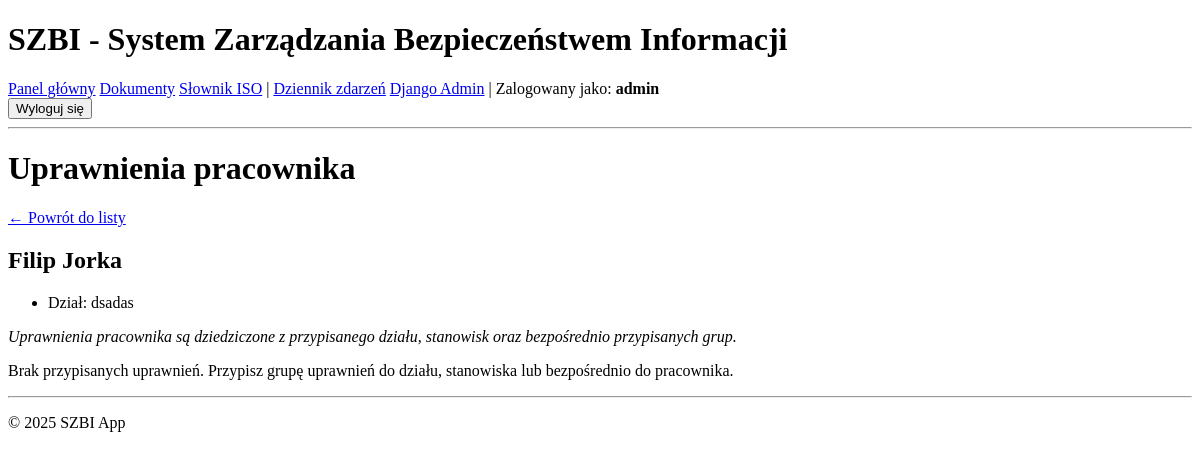
/pracownicy/1/uprawnienia/ (signed in), run on an earlier commit of the app's database.
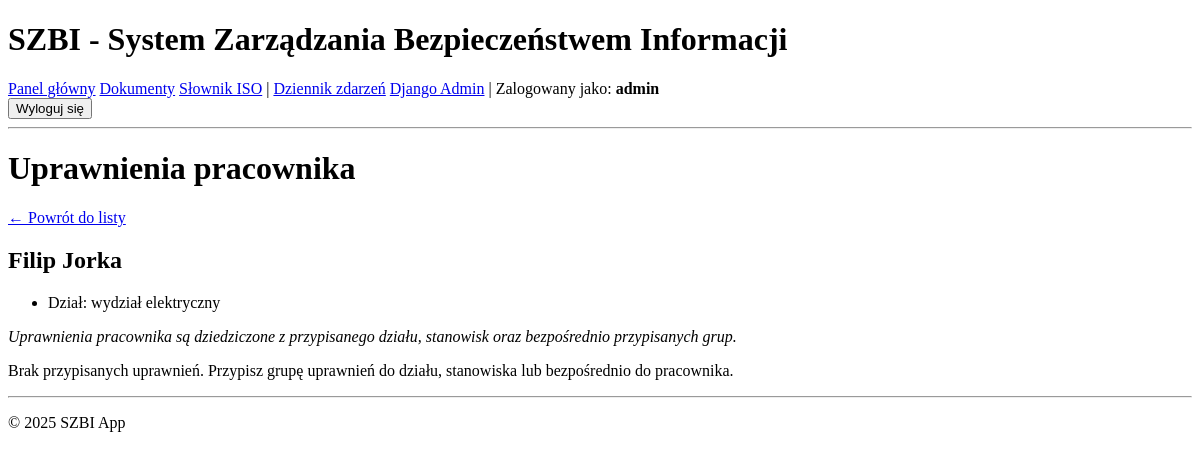
And on a later commit of the database.
### core/models.py (models this page shows, shortened)
class Employee(models.Model):
    user = models.OneToOneField(
        User,
        on_delete=models.CASCADE,
        related_name='employee',
        verbose_name="Konto użytkownika"
    )
    organization = models.ForeignKey(
        Organization,
        on_delete=models.CASCADE,
        related_name='employees',
        verbose_name="Organizacja"
    )
    department = models.ForeignKey(
        Department,
        on_delete=models.SET_NULL,
        null=True,
        blank=True,
        related_name='employees',
        verbose_name="Dział"
    )
    positions = models.ManyToManyField(
        Position,
        blank=True,
        related_name='employees',
        verbose_name="Stanowiska"
    )
    first_name = models.CharField(max_length=100, verbose_name="Imię")
    last_name = models.CharField(max_length=100, verbose_name="Nazwisko")
    hire_date = models.DateField(verbose_name="Data zatrudnienia", null=True, blank=True)
    is_active = models.BooleanField(default=True, verbose_name="Aktywny")
    created_at = models.DateTimeField(auto_now_add=True, verbose_name="Data utworzenia")
    updated_at = models.DateTimeField(auto_now=True, verbose_name="Data modyfikacji")
    class Meta:
        verbose_name = "Pracownik"
        verbose_name_plural = "Pracownicy"
        ordering = ['last_name', 'first_name']
    def get_full_name(self):
        return f"{self.first_name} {self.last_name}"
    def get_permissions(self):
        permissions = set()
        for position in self.positions.all():
            for pa in position.permission_assignments.all():
                for perm in pa.permission_group.permissions.all():
                    permissions.add(perm)
        if self.department:
            for da in self.department.permission_assignments.all():
                for perm in da.permission_group.permissions.all():
                    permissions.add(perm)
        for epg in self.permission_group_assignments.all():
            for perm in epg.permission_group.permissions.all():
                permissions.add(perm)
        return permissions

class Department(models.Model):
    organization = models.ForeignKey(
        Organization,
        on_delete=models.CASCADE,
        related_name='departments',
        verbose_name="Organizacja"
    )
    name = models.CharField(max_length=255, verbose_name="Nazwa działu")
    description = models.TextField(verbose_name="Opis", blank=True)
    parent = models.ForeignKey(
        'self',
        on_delete=models.CASCADE,
        null=True,
        blank=True,
        related_name='subdepartments',
        verbose_name="Dział nadrzędny"
    )
    created_at = models.DateTimeField(auto_now_add=True, verbose_name="Data utworzenia")
    updated_at = models.DateTimeField(auto_now=True, verbose_name="Data modyfikacji")
    class Meta:
        verbose_name = "Dział"
        verbose_name_plural = "Działy"
        ordering = ['organization', 'name']

### core/views.py (the view)
# urls.py: path('pracownicy/<int:pk>/uprawnienia/', views.employee_permissions, name='employee_permissions'),
@login_required
@user_passes_test(is_admin)
def employee_permissions(request, pk):
    employee = get_object_or_404(Employee, pk=pk)
    permissions = employee.get_permissions()
    permissions_by_category = {}
    for perm in permissions:
        category = perm.get_category_display()
        if category not in permissions_by_category:
            permissions_by_category[category] = []
        permissions_by_category[category].append(perm)
    return render(request, 'core/employee_permissions.html', {
        'employee': employee,
        'permissions_by_category': permissions_by_category,
    })

### core/views.py (called while the page is built)
def is_admin(user):
    return user.is_staff or user.is_superuser

### templates/core/employee_permissions.html (shortened to what this page needs)
{% extends 'base.html' %}
{% block content %}
<h1>Uprawnienia pracownika</h1>
<p><a href="{% url 'core:employee_list' %}">← Powrót do listy</a></p>
<h2>{{ employee.get_full_name }}</h2>
<ul>
    {% if employee.department %}<li>Dział: {{ employee.department.name }}</li>{% endif %}
</ul>
<p><em>Uprawnienia pracownika są dziedziczone z przypisanego działu, stanowisk oraz bezpośrednio przypisanych grup.</em></p>
{% if permissions_by_category %}
    {% for category, perms in permissions_by_category.items %}
    <h3>{{ category }}</h3>
    <ul>
        {% for perm in perms %}
        <li>
            <strong>{{ perm.name }}</strong>
            {% if perm.description %} - {{ perm.description }}{% endif %}
        </li>
        {% endfor %}
    </ul>
    {% endfor %}
{% else %}
<p>Brak przypisanych uprawnień. Przypisz grupę uprawnień do działu, stanowiska lub bezpośrednio do pracownika.</p>
{% endif %}
{% endblock %}

What changed in the data, as far as the page shows it:
changed Employee "Filip Jorka": department.name "dsadas" → "wydział elektryczny"
